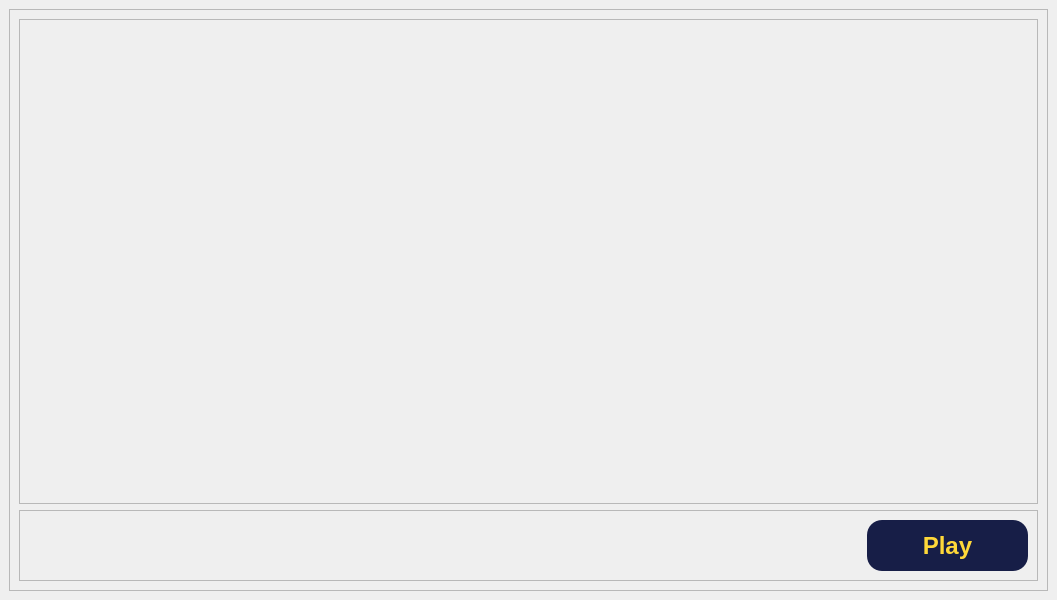
<?xml version="1.0" encoding="UTF-8"?>
<ui version="4.0">
 <class>rps_start_page</class>
 <widget class="QMainWindow" name="rps_start_page">
  <property name="geometry">
   <rect>
    <x>0</x>
    <y>0</y>
    <width>1057</width>
    <height>600</height>
   </rect>
  </property>
  <property name="windowTitle">
   <string>MainWindow</string>
  </property>
  <widget class="QWidget" name="centralwidget">
   <layout class="QGridLayout" name="gridLayout">
    <item row="0" column="0">
     <widget class="QFrame" name="frame">
      <property name="frameShape">
       <enum>QFrame::StyledPanel</enum>
      </property>
      <property name="frameShadow">
       <enum>QFrame::Raised</enum>
      </property>
      <layout class="QGridLayout" name="gridLayout_3">
       <item row="0" column="0">
        <widget class="QFrame" name="frame_2">
         <property name="minimumSize">
          <size>
           <width>761</width>
           <height>481</height>
          </size>
         </property>
         <property name="frameShape">
          <enum>QFrame::StyledPanel</enum>
         </property>
         <property name="frameShadow">
          <enum>QFrame::Raised</enum>
         </property>
         <layout class="QGridLayout" name="gridLayout_4">
          <item row="0" column="0">
           <spacer name="verticalSpacer">
            <property name="orientation">
             <enum>Qt::Vertical</enum>
            </property>
            <property name="sizeHint" stdset="0">
             <size>
              <width>20</width>
              <height>462</height>
             </size>
            </property>
           </spacer>
          </item>
         </layout>
        </widget>
       </item>
       <item row="1" column="0">
        <widget class="QFrame" name="frame_3">
         <property name="minimumSize">
          <size>
           <width>761</width>
           <height>71</height>
          </size>
         </property>
         <property name="frameShape">
          <enum>QFrame::StyledPanel</enum>
         </property>
         <property name="frameShadow">
          <enum>QFrame::Raised</enum>
         </property>
         <layout class="QGridLayout" name="gridLayout_2">
          <item row="0" column="0">
           <spacer name="horizontalSpacer">
            <property name="orientation">
             <enum>Qt::Horizontal</enum>
            </property>
            <property name="sizeHint" stdset="0">
             <size>
              <width>572</width>
              <height>20</height>
             </size>
            </property>
           </spacer>
          </item>
          <item row="0" column="1">
           <widget class="QPushButton" name="start_btn">
            <property name="minimumSize">
             <size>
              <width>161</width>
              <height>51</height>
             </size>
            </property>
            <property name="font">
             <font>
              <pointsize>18</pointsize>
              <weight>75</weight>
              <bold>true</bold>
             </font>
            </property>
            <property name="styleSheet">
             <string notr="true">background-color: rgb(23, 30, 71); border-radius: 15px; 
color: rgb(255, 216, 57);</string>
            </property>
            <property name="text">
             <string>Play</string>
            </property>
           </widget>
          </item>
         </layout>
        </widget>
       </item>
      </layout>
     </widget>
    </item>
   </layout>
  </widget>
 </widget>
 <resources/>
 <connections/>
</ui>
